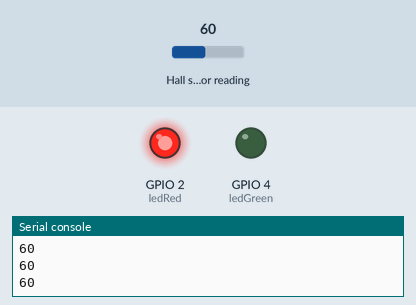
This program was run on a simulated ESP32 board running MicroPython. Shown: output pins drawn as LEDs (lit = HIGH), the last lines printed to the serial console. Inputs (shaded band) come from the test bench; at power-on: Hall sensor reading 60.

Above: at 1.2 s.
1.3 s: Hall sensor reading set to 97
2.8 s: Hall sensor reading set to 105
At 3.4 s:
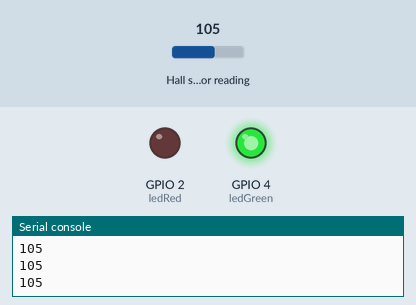
4.3 s: Hall sensor reading set to -93
At 4.7 s:
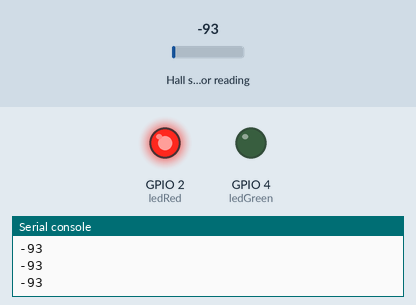
5.8 s: Hall sensor reading set to 162
At 7.1 s:
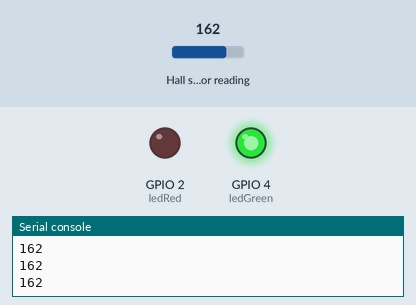
Timing chart, 0 to 8.3 s (numbered marks = the images above; inputs shaded):
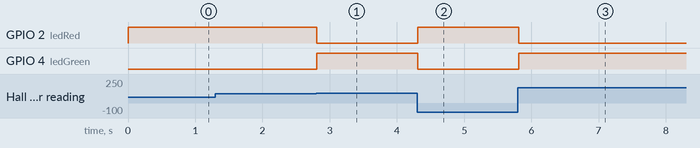

The program:

Hall_sensor_alarm.py
```python
# Hall_sensor_alarm.py

import esp32
from time import sleep
from machine import Pin

ledRed = Pin(2, Pin.OUT)
ledGreen = Pin(4, Pin.OUT)

esp32.hall_sensor()     # read the internal hall sensor
threshold=100

while True:
  Hfield=int(esp32.hall_sensor())
  print(Hfield)
  if (Hfield>threshold):
    ledRed.value(0)
    ledGreen.value(1)
  else:
    ledRed.value(1)
    ledGreen.value(0)
  sleep(.1)
```

Measured:
- the behaviour switches between 100 and 101 on Hall sensor reading (found by bisection; images 0 and 1)
- after the input at 2.8 s, GPIO 2 (ledRed): HIGH → LOW at once; GPIO 4 (ledGreen): LOW → HIGH at once
- after the input at 4.3 s, GPIO 2 (ledRed): LOW → HIGH at once; GPIO 4 (ledGreen): HIGH → LOW at once
- after the input at 5.8 s, GPIO 2 (ledRed): HIGH → LOW at once; GPIO 4 (ledGreen): LOW → HIGH at once
